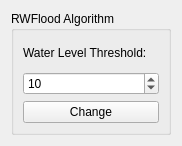
<?xml version="1.0" encoding="UTF-8"?>
<ui version="4.0">
 <class>RWFloodNetworkConf</class>
 <widget class="QWidget" name="RWFloodNetworkConf">
  <property name="geometry">
   <rect>
    <x>0</x>
    <y>0</y>
    <width>182</width>
    <height>146</height>
   </rect>
  </property>
  <property name="windowTitle">
   <string>Form</string>
  </property>
  <layout class="QVBoxLayout" name="verticalLayout">
   <item>
    <widget class="QGroupBox" name="groupBox">
     <property name="title">
      <string>RWFlood Algorithm</string>
     </property>
     <layout class="QVBoxLayout" name="verticalLayout_2">
      <item>
       <widget class="QLabel" name="label">
        <property name="text">
         <string>Water Level Threshold:</string>
        </property>
       </widget>
      </item>
      <item>
       <widget class="QSpinBox" name="water_level_threshold_value">
        <property name="maximum">
         <number>100</number>
        </property>
        <property name="value">
         <number>10</number>
        </property>
       </widget>
      </item>
      <item>
       <widget class="QPushButton" name="water_level_threshold_button">
        <property name="text">
         <string>Change</string>
        </property>
       </widget>
      </item>
     </layout>
    </widget>
   </item>
  </layout>
 </widget>
 <resources/>
 <connections/>
</ui>
